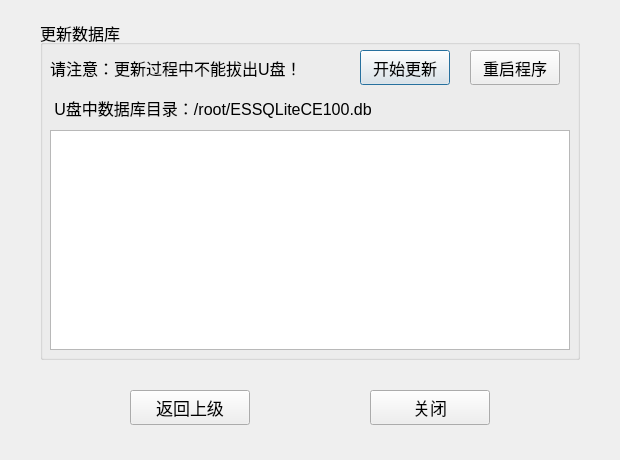
<?xml version="1.0" encoding="UTF-8"?>
<ui version="4.0">
 <class>databaseUpdate</class>
 <widget class="QDialog" name="databaseUpdate">
  <property name="geometry">
   <rect>
    <x>0</x>
    <y>0</y>
    <width>620</width>
    <height>460</height>
   </rect>
  </property>
  <property name="font">
   <font>
    <pointsize>12</pointsize>
   </font>
  </property>
  <property name="windowTitle">
   <string>Dialog</string>
  </property>
  <widget class="QGroupBox" name="groupBox">
   <property name="geometry">
    <rect>
     <x>40</x>
     <y>20</y>
     <width>540</width>
     <height>340</height>
    </rect>
   </property>
   <property name="title">
    <string>更新数据库</string>
   </property>
   <widget class="QLabel" name="label">
    <property name="geometry">
     <rect>
      <x>10</x>
      <y>30</y>
      <width>260</width>
      <height>35</height>
     </rect>
    </property>
    <property name="minimumSize">
     <size>
      <width>0</width>
      <height>35</height>
     </size>
    </property>
    <property name="maximumSize">
     <size>
      <width>16777215</width>
      <height>35</height>
     </size>
    </property>
    <property name="text">
     <string>请注意：更新过程中不能拔出U盘！</string>
    </property>
   </widget>
   <widget class="QPushButton" name="pushButton_update">
    <property name="geometry">
     <rect>
      <x>320</x>
      <y>30</y>
      <width>90</width>
      <height>35</height>
     </rect>
    </property>
    <property name="sizePolicy">
     <sizepolicy hsizetype="Preferred" vsizetype="Preferred">
      <horstretch>0</horstretch>
      <verstretch>0</verstretch>
     </sizepolicy>
    </property>
    <property name="minimumSize">
     <size>
      <width>90</width>
      <height>35</height>
     </size>
    </property>
    <property name="maximumSize">
     <size>
      <width>90</width>
      <height>35</height>
     </size>
    </property>
    <property name="text">
     <string>开始更新</string>
    </property>
   </widget>
   <widget class="QTextEdit" name="textEdit">
    <property name="geometry">
     <rect>
      <x>10</x>
      <y>110</y>
      <width>520</width>
      <height>220</height>
     </rect>
    </property>
   </widget>
   <widget class="QPushButton" name="pushButton_reboot">
    <property name="geometry">
     <rect>
      <x>430</x>
      <y>30</y>
      <width>90</width>
      <height>35</height>
     </rect>
    </property>
    <property name="sizePolicy">
     <sizepolicy hsizetype="Preferred" vsizetype="Preferred">
      <horstretch>0</horstretch>
      <verstretch>0</verstretch>
     </sizepolicy>
    </property>
    <property name="minimumSize">
     <size>
      <width>90</width>
      <height>35</height>
     </size>
    </property>
    <property name="maximumSize">
     <size>
      <width>90</width>
      <height>35</height>
     </size>
    </property>
    <property name="text">
     <string>重启程序</string>
    </property>
   </widget>
   <widget class="QLabel" name="label_2">
    <property name="geometry">
     <rect>
      <x>10</x>
      <y>70</y>
      <width>350</width>
      <height>35</height>
     </rect>
    </property>
    <property name="text">
     <string> U盘中数据库目录：/root/ESSQLiteCE100.db</string>
    </property>
   </widget>
  </widget>
  <widget class="QPushButton" name="pushButton_return">
   <property name="geometry">
    <rect>
     <x>130</x>
     <y>390</y>
     <width>120</width>
     <height>35</height>
    </rect>
   </property>
   <property name="sizePolicy">
    <sizepolicy hsizetype="Preferred" vsizetype="Preferred">
     <horstretch>0</horstretch>
     <verstretch>0</verstretch>
    </sizepolicy>
   </property>
   <property name="minimumSize">
    <size>
     <width>120</width>
     <height>35</height>
    </size>
   </property>
   <property name="maximumSize">
    <size>
     <width>120</width>
     <height>35</height>
    </size>
   </property>
   <property name="font">
    <font>
     <pointsize>13</pointsize>
    </font>
   </property>
   <property name="text">
    <string>返回上级</string>
   </property>
  </widget>
  <widget class="QPushButton" name="pushButton_close">
   <property name="geometry">
    <rect>
     <x>370</x>
     <y>390</y>
     <width>120</width>
     <height>35</height>
    </rect>
   </property>
   <property name="sizePolicy">
    <sizepolicy hsizetype="Preferred" vsizetype="Preferred">
     <horstretch>0</horstretch>
     <verstretch>0</verstretch>
    </sizepolicy>
   </property>
   <property name="minimumSize">
    <size>
     <width>120</width>
     <height>35</height>
    </size>
   </property>
   <property name="maximumSize">
    <size>
     <width>120</width>
     <height>35</height>
    </size>
   </property>
   <property name="font">
    <font>
     <pointsize>13</pointsize>
    </font>
   </property>
   <property name="text">
    <string>关闭</string>
   </property>
  </widget>
 </widget>
 <resources/>
 <connections/>
</ui>
